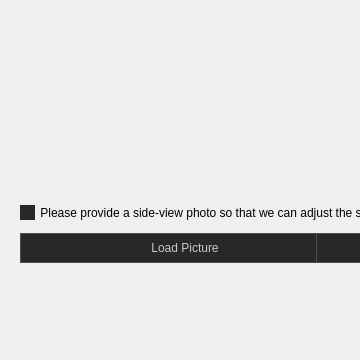
         <widget class="QStackedWidget" name="qtEditModeStackedWidget">
          <property name="styleSheet">
           <string notr="true"/>
          </property>
          <property name="currentIndex">
           <number>5</number>
          </property>
          <widget class="QWidget" name="qtBezierModeWidget">
           <property name="minimumSize">
            <size>
             <width>360</width>
             <height>360</height>
            </size>
           </property>
           <property name="styleSheet">
            <string notr="true"/>
           </property>
          </widget>
          <widget class="QWidget" name="qtDisplayWidget">
           <property name="minimumSize">
            <size>
             <width>360</width>
             <height>360</height>
            </size>
           </property>
          </widget>
          <widget class="QWidget" name="qtPreviewWidget"/>
          <widget class="QWidget" name="qt3DViewWidget"/>
          <widget class="QWidget" name="qtSideViewWidget">
           <property name="minimumSize">
            <size>
             <width>360</width>
             <height>360</height>
            </size>
           </property>
          </widget>
          <widget class="QWidget" name="qtLoadSideImageWidget">
           <widget class="QWidget" name="qtCustomWidget" native="true">
            <property name="geometry">
             <rect>
              <x>20</x>
              <y>20</y>
              <width>581</width>
              <height>401</height>
             </rect>
            </property>
            <layout class="QVBoxLayout" name="verticalLayout_4" stretch="0,0,0,0">
             <property name="spacing">
              <number>10</number>
             </property>
             <property name="leftMargin">
              <number>0</number>
             </property>
             <property name="topMargin">
              <number>0</number>
             </property>
             <property name="rightMargin">
              <number>0</number>
             </property>
             <property name="bottomMargin">
              <number>0</number>
             </property>
             <item>
              <spacer name="verticalSpacer_4">
               <property name="orientation">
                <enum>Qt::Vertical</enum>
               </property>
               <property name="sizeHint" stdset="0">
                <size>
                 <width>20</width>
                 <height>0</height>
                </size>
               </property>
              </spacer>
             </item>
             <item>
              <layout class="QHBoxLayout" name="horizontalLayout_18">
               <item>
                <spacer name="horizontalSpacer_24">
                 <property name="orientation">
                  <enum>Qt::Horizontal</enum>
                 </property>
                 <property name="sizeType">
                  <enum>QSizePolicy::Expanding</enum>
                 </property>
                 <property name="sizeHint" stdset="0">
                  <size>
                   <width>0</width>
                   <height>0</height>
                  </size>
                 </property>
                </spacer>
               </item>
               <item>
                <widget class="QItemLabel" name="qtLoadSideImageLabel">
                 <property name="styleSheet">
                  <string notr="true">QItemLabel#qtLoadSideImageLabel{border:0px solid #282828; }
QItemLabel#qtLoadSideImageLabel:hover{border:1px solid #82be0f; }
</string>
                 </property>
                 <property name="text">
                  <string/>
                 </property>
                 <property name="pixmap">
                  <pixmap resource="CCHeadshot3.qrc">:/plugin/CCHeadshot3/Icon/RefineMesh/Side/add-photo-side.png</pixmap>
                 </property>
                 <property name="scaledContents">
                  <bool>false</bool>
                 </property>
                 <property name="alignment">
                  <set>Qt::AlignCenter</set>
                 </property>
                </widget>
               </item>
               <item>
                <spacer name="horizontalSpacer_25">
                 <property name="orientation">
                  <enum>Qt::Horizontal</enum>
                 </property>
                 <property name="sizeType">
                  <enum>QSizePolicy::Expanding</enum>
                 </property>
                 <property name="sizeHint" stdset="0">
                  <size>
                   <width>0</width>
                   <height>0</height>
                  </size>
                 </property>
                </spacer>
               </item>
              </layout>
             </item>
             <item>
              <layout class="QHBoxLayout" name="horizontalLayout_2" stretch="0,0,0">
               <property name="spacing">
                <number>0</number>
               </property>
               <item>
                <spacer name="horizontalSpacer_21">
                 <property name="orientation">
                  <enum>Qt::Horizontal</enum>
                 </property>
                 <property name="sizeType">
                  <enum>QSizePolicy::Expanding</enum>
                 </property>
                 <property name="sizeHint" stdset="0">
                  <size>
                   <width>0</width>
                   <height>20</height>
                  </size>
                 </property>
                </spacer>
               </item>
               <item>
                <layout class="QVBoxLayout" name="verticalLayout_13">
                 <property name="spacing">
                  <number>10</number>
                 </property>
                 <item>
                  <layout class="QHBoxLayout" name="horizontalLayout_8" stretch="0,0,1">
                   <property name="spacing">
                    <number>5</number>
                   </property>
                   <item>
                    <widget class="QPushButton" name="qtDaInfoPushButton">
                     <property name="maximumSize">
                      <size>
                       <width>15</width>
                       <height>15</height>
                      </size>
                     </property>
                     <property name="styleSheet">
                      <string notr="true">QPushButton{font-size:12px;text-align:center; max-height:15px; max-width:15px;color:#c8c8c8;
background-color:#282828; border:0px solid #505050; }
QPushButton:hover{color:#c8c8c8;background-color:#282828; }
QPushButton:pressed{color:#c8c8c8;background-color:#282828; }
QPushButton:disabled{color:#c8c8c8;border:1px solid #282828;}
</string>
                     </property>
                     <property name="text">
                      <string/>
                     </property>
                     <property name="icon">
                      <iconset resource="../ICMaterialUI/ICMaterialUI.qrc">
                       <normaloff>:/plugin/ICMaterialUI/icon/Information.svg</normaloff>:/plugin/ICMaterialUI/icon/Information.svg</iconset>
                     </property>
                     <property name="iconSize">
                      <size>
                       <width>15</width>
                       <height>15</height>
                      </size>
                     </property>
                     <property name="default">
                      <bool>false</bool>
                     </property>
                     <property name="flat">
                      <bool>true</bool>
                     </property>
                    </widget>
                   </item>
                   <item>
                    <widget class="QLabel" name="label_5">
                     <property name="text">
                      <string>Please provide a side-view photo so that we can adjust the side profile result.</string>
                     </property>
                     <property name="alignment">
                      <set>Qt::AlignCenter</set>
                     </property>
                    </widget>
                   </item>
                   <item>
                    <spacer name="horizontalSpacer_6">
                     <property name="orientation">
                      <enum>Qt::Horizontal</enum>
                     </property>
                     <property name="sizeType">
                      <enum>QSizePolicy::Preferred</enum>
                     </property>
                     <property name="sizeHint" stdset="0">
                      <size>
                       <width>40</width>
                       <height>20</height>
                      </size>
                     </property>
                    </spacer>
                   </item>
                  </layout>
                 </item>
                 <item>
                  <layout class="QHBoxLayout" name="horizontalLayout_5" stretch="0,0">
                   <property name="spacing">
                    <number>10</number>
                   </property>
                   <property name="sizeConstraint">
                    <enum>QLayout::SetNoConstraint</enum>
                   </property>
                   <item>
                    <widget class="QPushButton" name="qtLoadSidePicturePushButton">
                     <property name="sizePolicy">
                      <sizepolicy hsizetype="Preferred" vsizetype="Preferred">
                       <horstretch>0</horstretch>
                       <verstretch>0</verstretch>
                      </sizepolicy>
                     </property>
                     <property name="minimumSize">
                      <size>
                       <width>330</width>
                       <height>30</height>
                      </size>
                     </property>
                     <property name="maximumSize">
                      <size>
                       <width>400</width>
                       <height>30</height>
                      </size>
                     </property>
                     <property name="styleSheet">
                      <string notr="true">QPushButton{color:#c8c8c8;background-color:#282828; border:1px solid #505050;}
QPushButton:hover{color:#c8c8c8;background-color:#505050;border:1px solid #505050; }
QPushButton:pressed{color:#000000;background-color:#c8c8c8;border:1px solid #505050; }</string>
                     </property>
                     <property name="text">
                      <string>Load Picture</string>
                     </property>
                     <property name="icon">
                      <iconset resource="CCHeadshot3.qrc">
                       <normaloff>:/plugin/CCHeadshot3/Icon/GenerateCharacter/open.svg</normaloff>:/plugin/CCHeadshot3/Icon/GenerateCharacter/open.svg</iconset>
                     </property>
                     <property name="iconSize">
                      <size>
                       <width>20</width>
                       <height>20</height>
                      </size>
                     </property>
                    </widget>
                   </item>
                   <item>
                    <widget class="QPushButton" name="qtAiGeneratePushButton">
                     <property name="sizePolicy">
                      <sizepolicy hsizetype="Preferred" vsizetype="Preferred">
                       <horstretch>0</horstretch>
                       <verstretch>0</verstretch>
                      </sizepolicy>
                     </property>
                     <property name="minimumSize">
                      <size>
                       <width>330</width>
                       <height>30</height>
                      </size>
                     </property>
                     <property name="maximumSize">
                      <size>
                       <width>400</width>
                       <height>16777215</height>
                      </size>
                     </property>
                     <property name="styleSheet">
                      <string notr="true">QPushButton{color:#c8c8c8;background-color:#282828; border:1px solid #505050;}
QPushButton:hover{color:#c8c8c8;background-color:#505050;border:1px solid #505050; }
QPushButton:pressed{color:#000000;background-color:#c8c8c8;border:1px solid #505050; }</string>
                     </property>
                     <property name="text">
                      <string>AI Generate</string>
                     </property>
                     <property name="icon">
                      <iconset resource="CCHeadshot3.qrc">
                       <normaloff>:/plugin/CCHeadshot3/Icon/GenerateCharacter/ai-gen.svg</normaloff>:/plugin/CCHeadshot3/Icon/GenerateCharacter/ai-gen.svg</iconset>
                     </property>
                     <property name="iconSize">
                      <size>
                       <width>20</width>
                       <height>20</height>
                      </size>
                     </property>
                    </widget>
                   </item>
                  </layout>
                 </item>
                </layout>
               </item>
               <item>
                <spacer name="horizontalSpacer_22">
                 <property name="orientation">
                  <enum>Qt::Horizontal</enum>
                 </property>
                 <property name="sizeType">
                  <enum>QSizePolicy::Expanding</enum>
                 </property>
                 <property name="sizeHint" stdset="0">
                  <size>
                   <width>0</width>
                   <height>20</height>
                  </size>
                 </property>
                </spacer>
               </item>
              </layout>
             </item>
             <item>
              <spacer name="verticalSpacer_3">
               <property name="orientation">
                <enum>Qt::Vertical</enum>
               </property>
               <property name="sizeHint" stdset="0">
                <size>
                 <width>20</width>
                 <height>0</height>
                </size>
               </property>
              </spacer>
             </item>
            </layout>
           </widget>
          </widget>
          <widget class="QWidget" name="qtBezierSideViewWidget"/>
          <widget class="QWidget" name="qtAutoAlignSideViewWidget"/>
          <widget class="QWidget" name="qtManualAlignSideViewWidget"/>
         </widget>
